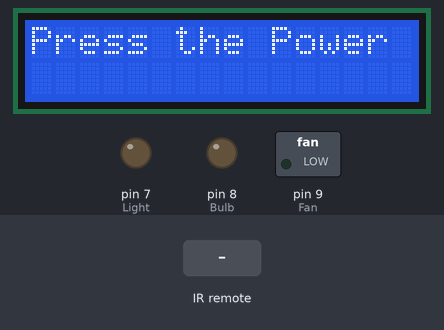
Recording of a sketch running on a simulated Arduino Uno, built with avr-gcc and run on an emulated ATmega328P. Shown: 16×2 character LCD, switched loads named in the sketch (green lamp = pin HIGH), output pins drawn as LEDs (lit = HIGH). Inputs (shaded band) come from the test bench. What the sketch prints to the serial monitor is not drawn.

Above: at 12.2 s.
12.3 s: infrared code 0x885B30D5 received
At 13.6 s:
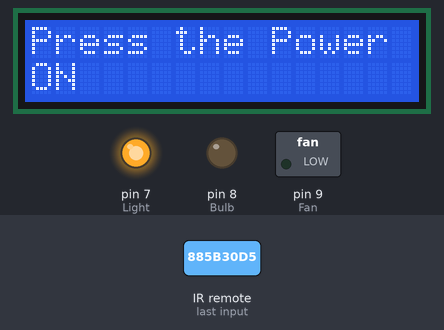
13.9 s: infrared code 0xE7E0CFB1 received
At 14.9 s:
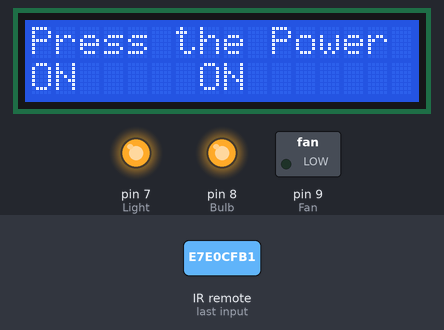
15.5 s: infrared code 0xA34F5A01 received
At 16.2 s:
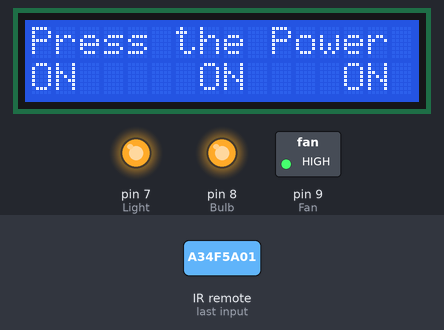
17.1 s: infrared code 0x6D5D1DB3 received
At 17.6 s:
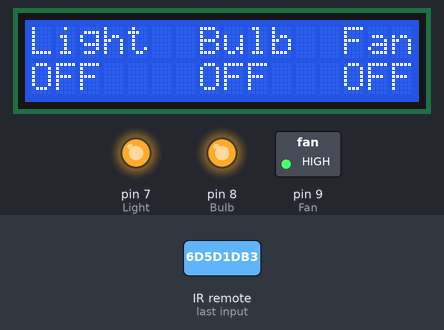
18.7 s: infrared code 0x22614D75 received
At 19.9 s:
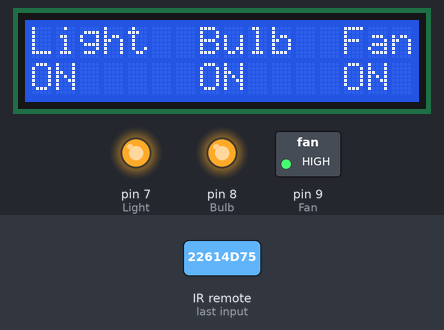
20.3 s: infrared code 0x885B30D5 received
At 21.0 s:
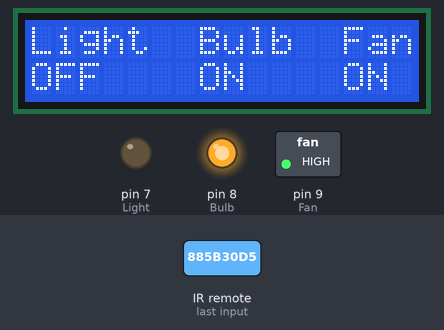
Timing chart, 0 to 22.9 s (numbered marks = the images above; inputs shaded):
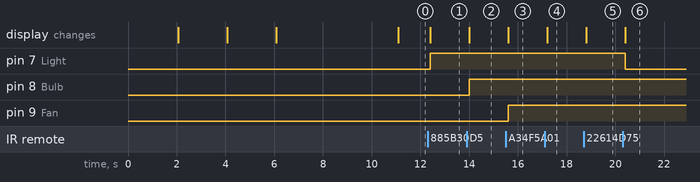

The sketch:

checking_automation.ino
```cpp
#include<LiquidCrystal.h>
#include <IRremote.h>
const int RECV_PIN=14;
IRrecv irrecv(RECV_PIN);
decode_results results;
#include<LiquidCrystal.h>
const int rs = 12, en = 11, d4 = 5, d5 = 4, d6 = 3, d7 = 2;
LiquidCrystal lcd(rs, en, d4, d5, d6, d7);

#define Light 7
#define Bulb 8
#define Fan 9

int i=0,j=0,k=0,n=0,p=0;
int pwmValue = 0;

void setup()
{
  Serial.begin(9600);
  lcd.begin(16,2);
  pinMode(Light, OUTPUT);
  pinMode(Bulb, OUTPUT);
  pinMode(Fan, OUTPUT);
  lcd.print("Good Morning Sir");
  delay(2000);
  lcd.clear();
  lcd.print("My Project is");
  delay(2000);
  lcd.clear();
  lcd.print("Remote Controled");
  lcd.setCursor(0,1);
  lcd.print("Home Automation");
  delay(2000);
  lcd.clear();
  lcd.print("My System is now");
  lcd.setCursor(0,1);
  lcd.print("Ready to use...");
  delay(5000);
  irrecv.enableIRIn(); // Start the receiver
  irrecv.blink13(true);
  lcd.clear();
  lcd.print("Press the Power Key..");
}

void loop()
{
  if (irrecv.decode(&results))
   {
     Serial.println(results.value,HEX);
     delay(100);
    // lcd.setCursor(0,0);
    // lcd.print("Light  Bulb  Fan");
    if(results.value==0x6D5D1DB3)
     {
       lcd.clear();
        p++;
        int x=p%2;
        if(x)
        {
         lcd.setCursor(0,0);
         lcd.print("Light  Bulb  Fan");
         lcd.setCursor(0,1);
         lcd.print("OFF    OFF   OFF");
        }
        else
        {
        lcd.print("Good Bye...");
        delay(2000);
        lcd.clear();
        }
     }
     if(results.value==0x885B30D5)
     {
        i++;
        int x=i%2;
        digitalWrite(Light, x);
        lcd.setCursor(0,1);
        if(x)
        lcd.print("ON  ");
        else
        lcd.print("OFF ");
       // delay(200);
     }

     if(results.value==0xE7E0CFB1)    //  key 1

     {
        j++;
        int x=j%2;
        digitalWrite(Bulb, x);
        lcd.setCursor(7,1);
        if(x)
        lcd.print("ON   ");
        else
        lcd.print("OFF  ");
        delay(200);
     }
      if(results.value==0x4B12992B)    //  key 1

     {
       if(pwmValue<=245)
       {
         pwmValue=pwmValue + 10;
         analogWrite(Fan,pwmValue);
         //analogWrite(Light,pwmValue);
         delay(200);
       }
       // delay(200);
     }
     if(results.value==0x1BE8C80D)    //  key 1

     {
       if(pwmValue>=20)
       {
         pwmValue=pwmValue - 10;
         analogWrite(Fan,pwmValue);
         //analogWrite(Light,pwmValue);
         delay(200);
       }
        delay(200);
     }

     if(results.value==0xA34F5A01)
     {
        k++;
        int x=k%2;
        lcd.setCursor(13,1);
        if(x)
        {
         pwmValue = 255 ;
         analogWrite(Fan,pwmValue);
         lcd.print("ON ");
         delay(200);
        }
        else
        {
         pwmValue = 0 ;
         analogWrite(Fan,pwmValue);
         lcd.print("OFF");
         delay(200);
        }
       }

        if(results.value==0x22614D75)
       {
        n++;
        int x=n%2;
        digitalWrite(Fan, x);
        digitalWrite(Bulb,x);
        digitalWrite(Light,x);
        lcd.setCursor(0,1);
        if(x)
        lcd.print("ON     ON    ON ");
        else
        lcd.print("OFF    OFF   OFF");
        delay(200);
       }
     irrecv.resume(); // Receive the next value
     //delay(100);
   }
}
```

Measured:
- after the input at 12.3 s, pin 7 (Light): LOW → HIGH after 0.10 s; the display: changes after 0.10 s (image 1)
- after the input at 13.9 s, pin 8 (Bulb): LOW → HIGH after 0.10 s; the display: changes after 0.10 s (image 2)
- after the input at 15.5 s, pin 9 (Fan): LOW → HIGH after 0.10 s; the display: changes after 0.10 s (image 3)
- after the input at 17.1 s, the display: changes after 0.11 s (image 4)
- after the input at 18.7 s, the display: changes after 0.10 s (image 5)
- after the input at 20.3 s, pin 7 (Light): HIGH → LOW after 0.10 s; the display: changes after 0.10 s (image 6)
